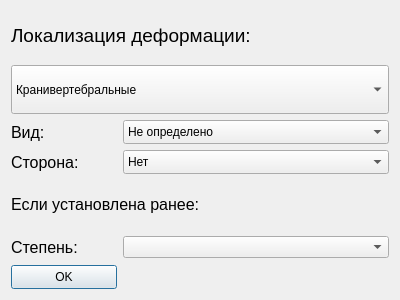
<?xml version="1.0" encoding="UTF-8"?>
<ui version="4.0">
 <class>DeformationLocalWindow</class>
 <widget class="QDialog" name="DeformationLocalWindow">
  <property name="geometry">
   <rect>
    <x>0</x>
    <y>0</y>
    <width>400</width>
    <height>300</height>
   </rect>
  </property>
  <property name="windowTitle">
   <string>Dialog</string>
  </property>
  <layout class="QGridLayout" name="gridLayout_2">
   <item row="0" column="0">
    <layout class="QGridLayout" name="gridLayout" rowstretch="2,2,1,1,2,1,1" columnstretch="2,5">
     <item row="5" column="0">
      <widget class="QLabel" name="labelDegree">
       <property name="sizePolicy">
        <sizepolicy hsizetype="MinimumExpanding" vsizetype="MinimumExpanding">
         <horstretch>0</horstretch>
         <verstretch>0</verstretch>
        </sizepolicy>
       </property>
       <property name="font">
        <font>
         <pointsize>12</pointsize>
        </font>
       </property>
       <property name="text">
        <string>Степень:</string>
       </property>
      </widget>
     </item>
     <item row="2" column="0">
      <widget class="QLabel" name="labelView">
       <property name="sizePolicy">
        <sizepolicy hsizetype="MinimumExpanding" vsizetype="MinimumExpanding">
         <horstretch>0</horstretch>
         <verstretch>0</verstretch>
        </sizepolicy>
       </property>
       <property name="font">
        <font>
         <pointsize>12</pointsize>
        </font>
       </property>
       <property name="text">
        <string>Вид:</string>
       </property>
      </widget>
     </item>
     <item row="0" column="0" colspan="2">
      <widget class="QLabel" name="labelDeformationLocal">
       <property name="sizePolicy">
        <sizepolicy hsizetype="MinimumExpanding" vsizetype="MinimumExpanding">
         <horstretch>0</horstretch>
         <verstretch>0</verstretch>
        </sizepolicy>
       </property>
       <property name="font">
        <font>
         <pointsize>14</pointsize>
        </font>
       </property>
       <property name="text">
        <string>Локализация деформации:</string>
       </property>
      </widget>
     </item>
     <item row="6" column="0">
      <widget class="QPushButton" name="buttonOk">
       <property name="sizePolicy">
        <sizepolicy hsizetype="MinimumExpanding" vsizetype="MinimumExpanding">
         <horstretch>0</horstretch>
         <verstretch>0</verstretch>
        </sizepolicy>
       </property>
       <property name="text">
        <string>OK</string>
       </property>
      </widget>
     </item>
     <item row="3" column="1">
      <widget class="QComboBox" name="comboBoxSide">
       <property name="sizePolicy">
        <sizepolicy hsizetype="MinimumExpanding" vsizetype="MinimumExpanding">
         <horstretch>0</horstretch>
         <verstretch>0</verstretch>
        </sizepolicy>
       </property>
       <item>
        <property name="text">
         <string>Нет</string>
        </property>
       </item>
       <item>
        <property name="text">
         <string>Левая</string>
        </property>
       </item>
       <item>
        <property name="text">
         <string>Правая</string>
        </property>
       </item>
       <item>
        <property name="text">
         <string>И левая и правая</string>
        </property>
       </item>
      </widget>
     </item>
     <item row="4" column="0" colspan="2">
      <widget class="QLabel" name="labelPreviouslyInstalled">
       <property name="sizePolicy">
        <sizepolicy hsizetype="MinimumExpanding" vsizetype="MinimumExpanding">
         <horstretch>0</horstretch>
         <verstretch>0</verstretch>
        </sizepolicy>
       </property>
       <property name="font">
        <font>
         <pointsize>12</pointsize>
         <underline>false</underline>
        </font>
       </property>
       <property name="text">
        <string>Если установлена ранее:</string>
       </property>
      </widget>
     </item>
     <item row="2" column="1">
      <widget class="QComboBox" name="comboBoxView">
       <property name="sizePolicy">
        <sizepolicy hsizetype="MinimumExpanding" vsizetype="MinimumExpanding">
         <horstretch>0</horstretch>
         <verstretch>0</verstretch>
        </sizepolicy>
       </property>
       <item>
        <property name="text">
         <string>Не определено</string>
        </property>
       </item>
       <item>
        <property name="text">
         <string>Сколиоз</string>
        </property>
       </item>
       <item>
        <property name="text">
         <string>Кифоз</string>
        </property>
       </item>
       <item>
        <property name="text">
         <string>Лордоз</string>
        </property>
       </item>
       <item>
        <property name="text">
         <string>Ротация</string>
        </property>
       </item>
      </widget>
     </item>
     <item row="3" column="0">
      <widget class="QLabel" name="labelSide">
       <property name="sizePolicy">
        <sizepolicy hsizetype="MinimumExpanding" vsizetype="MinimumExpanding">
         <horstretch>0</horstretch>
         <verstretch>0</verstretch>
        </sizepolicy>
       </property>
       <property name="font">
        <font>
         <pointsize>12</pointsize>
        </font>
       </property>
       <property name="text">
        <string>Сторона:</string>
       </property>
      </widget>
     </item>
     <item row="5" column="1">
      <widget class="QComboBox" name="comboBoxDegree"/>
     </item>
     <item row="1" column="0" colspan="2">
      <widget class="QComboBox" name="comboBoxDeformationLocalInfo">
       <property name="sizePolicy">
        <sizepolicy hsizetype="MinimumExpanding" vsizetype="MinimumExpanding">
         <horstretch>0</horstretch>
         <verstretch>0</verstretch>
        </sizepolicy>
       </property>
       <item>
        <property name="text">
         <string>Кранивертебральные</string>
        </property>
       </item>
       <item>
        <property name="text">
         <string>Шейные</string>
        </property>
       </item>
       <item>
        <property name="text">
         <string>Шейно-грудные</string>
        </property>
       </item>
       <item>
        <property name="text">
         <string>Верхнегрудные</string>
        </property>
       </item>
       <item>
        <property name="text">
         <string>Среднегрудные</string>
        </property>
       </item>
       <item>
        <property name="text">
         <string>Нижнегрудные</string>
        </property>
       </item>
       <item>
        <property name="text">
         <string>Груднопоясничные</string>
        </property>
       </item>
       <item>
        <property name="text">
         <string>Поясничные</string>
        </property>
       </item>
       <item>
        <property name="text">
         <string>Пояснично-кресцовые</string>
        </property>
       </item>
      </widget>
     </item>
    </layout>
   </item>
  </layout>
 </widget>
 <resources/>
 <connections/>
</ui>
